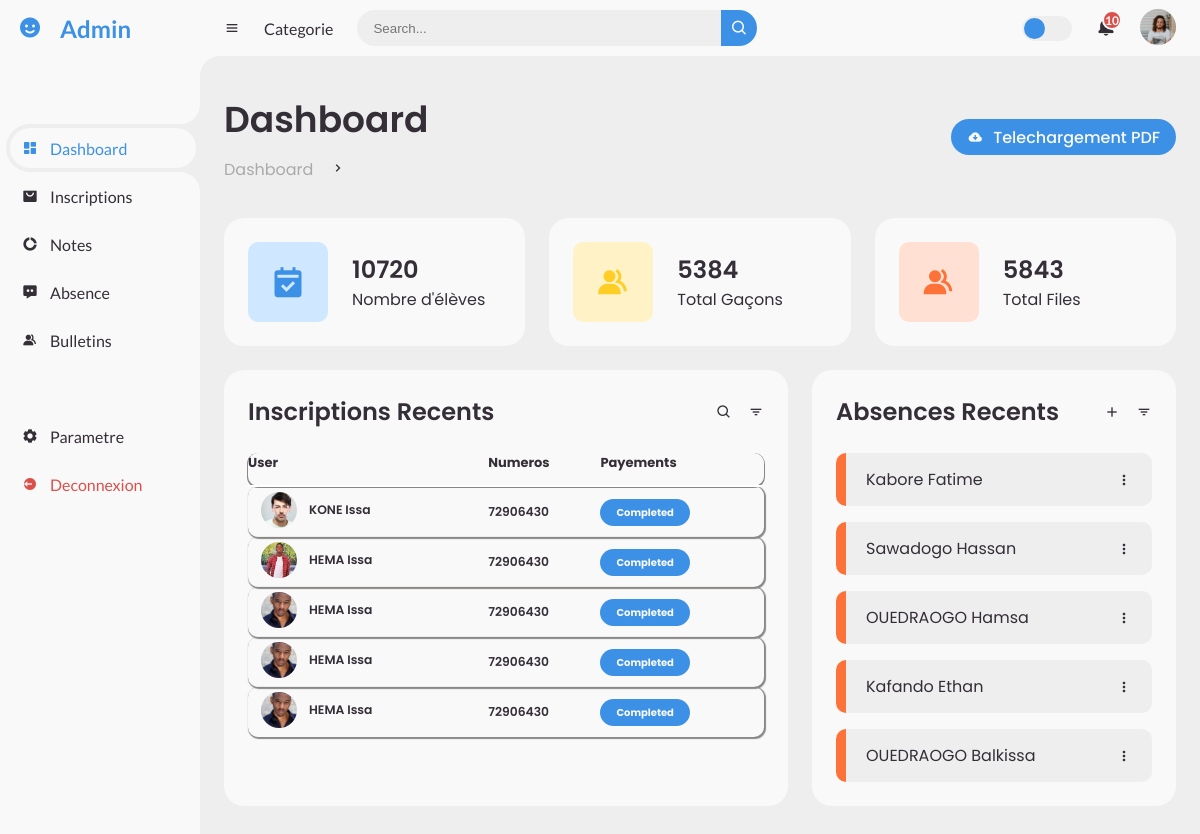
The app's page /admin/index.php with its own data.
### tables this page shows
CREATE TABLE IF NOT EXISTS `inscription_eleves` (
  `code` int(11) NOT NULL AUTO_INCREMENT,
  `matricule` varchar(50) NOT NULL,
  `nom` varchar(25) NOT NULL,
  `prenom` varchar(25) NOT NULL,
  `lieu` varchar(25) NOT NULL,
  `age` varchar(20) NOT NULL,
  `tel` int(11) NOT NULL,
  `email` varchar(50) NOT NULL,
  `sexe` varchar(20) NOT NULL,
  `classe` varchar(25) NOT NULL,
  `photo` varchar(50) NOT NULL,
  `photoUrl` varchar(50) NOT NULL,
  `nomTuteur` varchar(25) NOT NULL,
  `professionTuteur` varchar(25) NOT NULL,
  `telTuteur` varchar(25) NOT NULL,
  `adresseTuteur` varchar(25) NOT NULL,
  PRIMARY KEY (`code`)
);

CREATE TABLE IF NOT EXISTS `absenceeleve` (
  `id` int(11) NOT NULL AUTO_INCREMENT,
  `matricule` varchar(250) NOT NULL,
  `matiere` varchar(250) NOT NULL,
  `nom` varchar(250) NOT NULL,
  `prenom` varchar(250) NOT NULL,
  `classe` varchar(250) NOT NULL,
  `datedebut` date NOT NULL,
  `heureabsence` varchar(250) NOT NULL,
  `motifeabsence` varchar(250) NOT NULL,
  PRIMARY KEY (`id`)
);

### admin/index.php (the view, shortened to what this page needs)
<!DOCTYPE html>
<html lang="en">
<head>
	<link href='https://unpkg.com/boxicons@2.0.9/css/boxicons.min.css' rel='stylesheet'>
	<link rel="stylesheet" href="style.css">
</head>
<body>
	<section id="sidebar">
		<a href="#" class="brand">
			<i class='bx bxs-smile'></i>
			<span class="text">Admin</span>
		</a>
		<ul class="side-menu top">
			<li class="active">
				<a href="#">
					<i class='bx bxs-dashboard' ></i>
					<span class="text">Dashboard</span>
				</a>
			</li>
			<li>
				<a href="inscription.php">
					<i class='bx bxs-shopping-bag-alt' ></i>
					<span class="text">Inscriptions</span>
				</a>
			</li>
			<li>
				<a href="note.php">
					<i class='bx bxs-doughnut-chart' ></i>
					<span class="text">Notes</span>
				</a>
			</li>
			<li>
				<a href="listeAbsence.php">
					<i class='bx bxs-message-dots' ></i>
					<span class="text">Absence</span>
				</a>
			</li>
			<li>
				<a href="bulletin.php">
					<i class='bx bxs-group' ></i>
					<span class="text">Bulletins</span>
				</a>
			</li>
		</ul>
		<ul class="side-menu">
			<li>
				<a href="#">
					<i class='bx bxs-cog' ></i>
					<span class="text">Parametre</span>
				</a>
			</li>
			<li>
				<a href="../index.php" class="logout">
					<i class='bx bxs-log-out-circle' ></i>
					<span class="text">Deconnexion</span>
				</a>
			</li>
		</ul>
	</section>
	<section id="content">
		<nav>
			<i class='bx bx-menu' ></i>
			<a href="#" class="nav-link">Categorie</a>
			<form action="#">
				<div class="form-input">
					<input type="search" placeholder="Search...">
					<button type="submit" class="search-btn"><i class='bx bx-search' ></i></button>
				</div>
			</form>
			<label for="switch-mode" class="switch-mode"></label>
			<a href="#" class="notification">
				<span class="num">10</span>
			</a>
			<a href="#" class="profile">
				<img src="img/people.png">
			</a>
		</nav>
		<main>
			<div class="head-title">
				<div class="left">
					<h1>Dashboard</h1>
					<ul class="breadcrumb">
						<li>
							<a href="#">Dashboard</a>
						</li>
						<li><i class='bx bx-chevron-right' ></i></li>
					</ul>
				</div>
				<a href="#" class="btn-download">
					<i class='bx bxs-cloud-download' ></i>
					<span class="text">Telechargement PDF</span>
				</a>
			</div>
			<ul class="box-info">
				<li>
					<i class='bx bxs-calendar-check' ></i>
					<span class="text">
						<h3>10720</h3>
						<p>Nombre d'élèves</p>
					</span>
				</li>
				<li>
					<i class='bx bxs-group' ></i>
					<span class="text">
						<h3>5384</h3>
						<p>Total Gaçons</p>
					</span>
				</li>
				<li>
					<i class='bx bxs-group' ></i>
					<span class="text">
						<h3>5843</h3>
						<p>Total Files</p>
					</span>
				</li>
			</ul>
			<div class="table-data">
				<div class="order">
					<div class="head">
						<h3>Inscriptions Recents</h3>
						<i class='bx bx-search' ></i>
						<i class='bx bx-filter' ></i>
					</div>
					<table>
						<thead>
							<tr>
								<th>User</th>
								<th>Numeros</th>
								<th>Payements</th>
							</tr>
						</thead>
                        <?php
                            require_once ("connexion.php");
                            $sql = "SELECT * FROM inscription_eleves LIMIT 0, 5";
                            $rs = mysqli_query($conn, $sql) or die(mysqli_connect_error());
                            while($ET=mysqli_fetch_assoc($rs)){
                        ?>
						<tbody>
							<tr>
								<td>
									<img src="new_photo/<?php  echo ($ET['photo'])?>">
									<p>
                                        <?php  echo ($ET['nom'])?>
                                        <?php  echo ($ET['prenom'])?>
                                    </p>
								</td>
								<td><?php  echo ($ET['tel'])?></td>
								<td><span class="status completed">Completed</span></td>
							</tr>
                        <?php }?>
						</tbody>
					</table>
				</div>
				<div class="todo">
					<div class="head">
						<h3>Absences Recents</h3>
						<i class='bx bx-plus' ></i>
						<i class='bx bx-filter' ></i>
					</div>
                    <?php
                        require_once ("connexion.php");
                        $sql = "SELECT * FROM absenceeleve LIMIT 0, 5";
                        $rs = mysqli_query($conn, $sql) or die(mysqli_connect_error());
                        while($ET=mysqli_fetch_assoc($rs)){
                    ?>
					<ul class="todo-list">
						<li class="not-completed">
							<p>
                                <?php  echo ($ET['nom'])?>
                                <?php  echo ($ET['prenom'])?>
                            </p>
							<i class='bx bx-dots-vertical-rounded' ></i>
						</li>
                        <?php }?>
					</ul>
				</div>
			</div>
		</main>
	</section>
</body>
</html>

### records on screen
inscription_eleves: photo (picture), nom "KONE", prenom "Issa", tel "72906430"
inscription_eleves: photo (picture), nom "HEMA", prenom "Issa", tel "72906430"
inscription_eleves: photo (picture), nom "HEMA", prenom "Issa", tel "72906430"
inscription_eleves: photo (picture), nom "HEMA", prenom "Issa", tel "72906430"
inscription_eleves: photo (picture), nom "HEMA", prenom "Issa", tel "72906430"
absenceeleve: nom "Kabore", prenom "Fatime"
absenceeleve: nom "Sawadogo", prenom "Hassan"
absenceeleve: nom "OUEDRAOGO", prenom "Hamsa"
absenceeleve: nom "Kafando", prenom "Ethan"
absenceeleve: nom "OUEDRAOGO", prenom "Balkissa"
